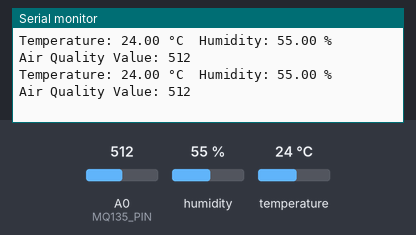
Bench run of a sketch on a simulated Arduino Uno, built with avr-gcc and run on an emulated ATmega328P. Parts: the last lines printed to the serial monitor. Inputs (shaded band) come from the test bench; at power-on: A0 (MQ135_PIN) = 512, humidity 55 %, temperature 24 °C.

Above: at 19.8 s.
19.9 s: A0 (MQ135_PIN) set to 986
At 20.8 s:
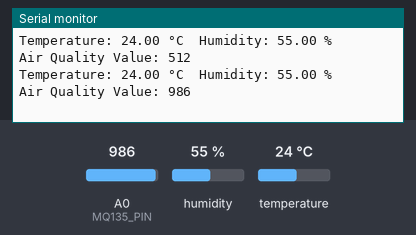
26.3 s: A0 (MQ135_PIN) set to 1013
At 26.9 s:
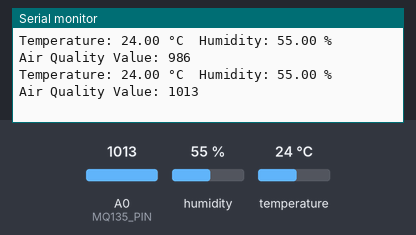
Timing chart, 0 to 29.3 s (numbered marks = the images above; inputs shaded):
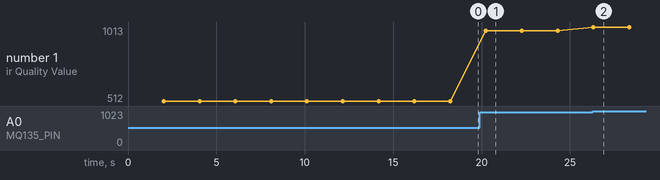

Measured:
- after the input at 19.9 s, the serial monitor: prints a new line after 0.35 s (image 1)
- after the input at 26.3 s, the serial monitor: prints a new line at once (image 2)
- plotted number 1: 512 → 986 after the input at 19.9 s, 986 → 1013 after the input at 26.3 s

The sketch:

LADC.ino
```cpp
#include <DHT.h>

#define DHTPIN 2        // Pin where the DHT11 data pin is connected
#define DHTTYPE DHT11   // Define the type of sensor (DHT11)
#define MQ135_PIN A0    // Pin where the MQ-135 analog output is connected

DHT dht(DHTPIN, DHTTYPE); // Create an instance of the DHT class

void setup() {
  Serial.begin(9600); // Initialize serial communication at 9600 baud
  dht.begin();        // Initialize the DHT sensor
}

void loop() {
  delay(2000); // Wait for 2 seconds between readings

  // Read DHT11 Sensor Data
  float humidity = dht.readHumidity();    // Read humidity
  float temperature = dht.readTemperature(); // Read temperature in Celsius

  // Check if any reads failed and exit early (to try again).
  if (isnan(humidity) || isnan(temperature)) {
    Serial.println("Failed to read from DHT sensor!");
    return;
  }

  // Read MQ-135 Sensor Data
  int mq135Value = analogRead(MQ135_PIN); // Read analog value from MQ-135

  // Print the results to the Serial Monitor
  Serial.print("Temperature: ");
  Serial.print(temperature);
  Serial.print(" °C\t");
  Serial.print("Humidity: ");
  Serial.print(humidity);
  Serial.print(" %\t");
  Serial.print("\tAir Quality Value: ");
  Serial.println(mq135Value); // Print the raw MQ-135 value
}
```
